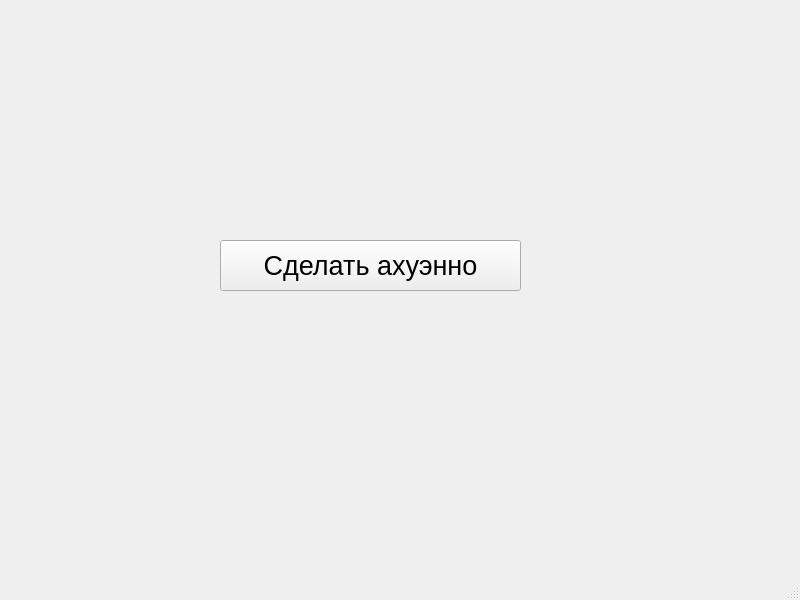
<?xml version="1.0" encoding="UTF-8"?>
<ui version="4.0">
 <class>MainWindow</class>
 <widget class="QMainWindow" name="MainWindow">
  <property name="geometry">
   <rect>
    <x>0</x>
    <y>0</y>
    <width>800</width>
    <height>600</height>
   </rect>
  </property>
  <property name="windowTitle">
   <string>MainWindow</string>
  </property>
  <widget class="QWidget" name="centralwidget">
   <widget class="QPushButton" name="SendButton">
    <property name="geometry">
     <rect>
      <x>220</x>
      <y>240</y>
      <width>301</width>
      <height>51</height>
     </rect>
    </property>
    <property name="font">
     <font>
      <pointsize>20</pointsize>
     </font>
    </property>
    <property name="text">
     <string>Сделать ахуэнно</string>
    </property>
   </widget>
  </widget>
  <widget class="QMenuBar" name="menubar">
   <property name="geometry">
    <rect>
     <x>0</x>
     <y>0</y>
     <width>800</width>
     <height>21</height>
    </rect>
   </property>
  </widget>
  <widget class="QStatusBar" name="statusbar"/>
 </widget>
 <resources/>
 <connections/>
</ui>
